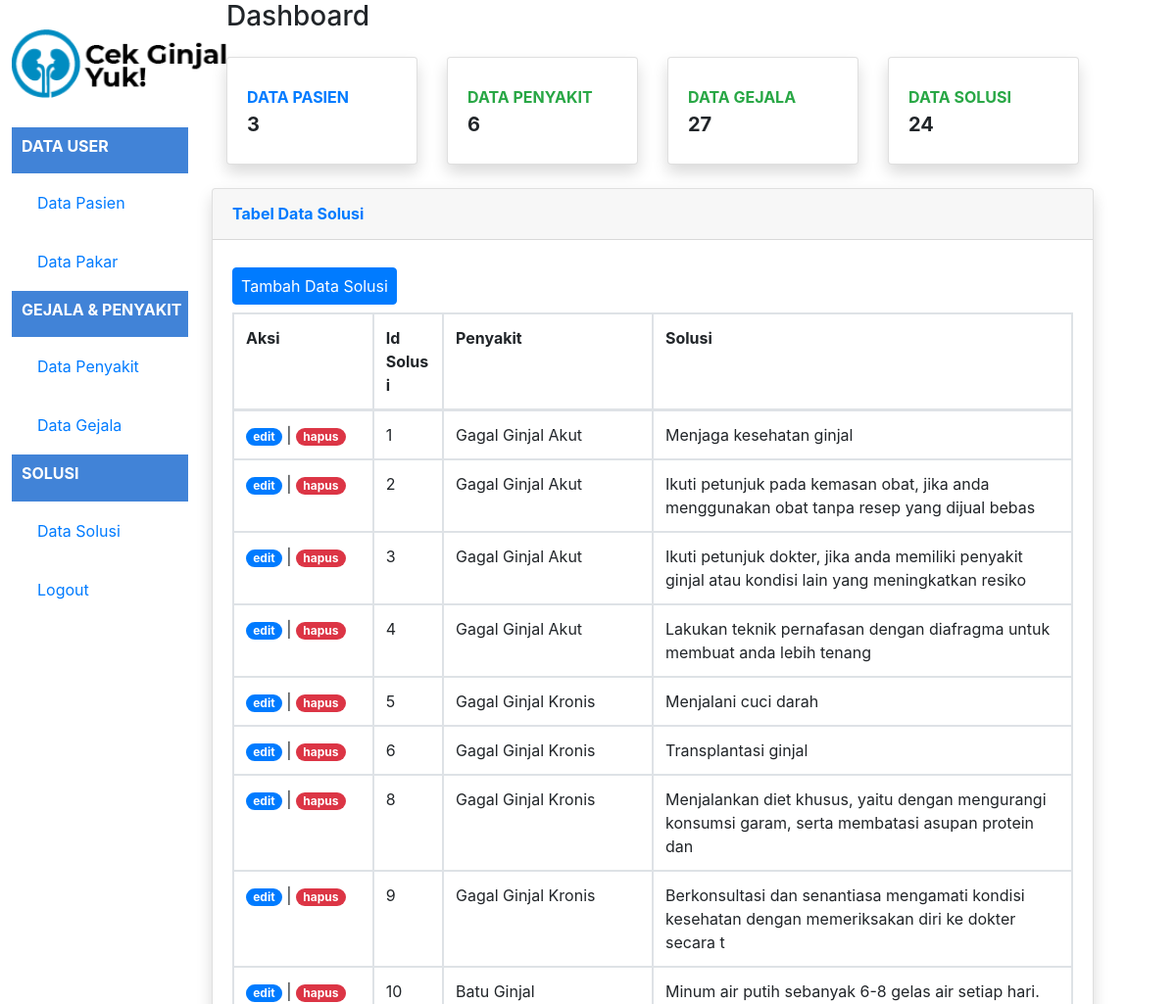
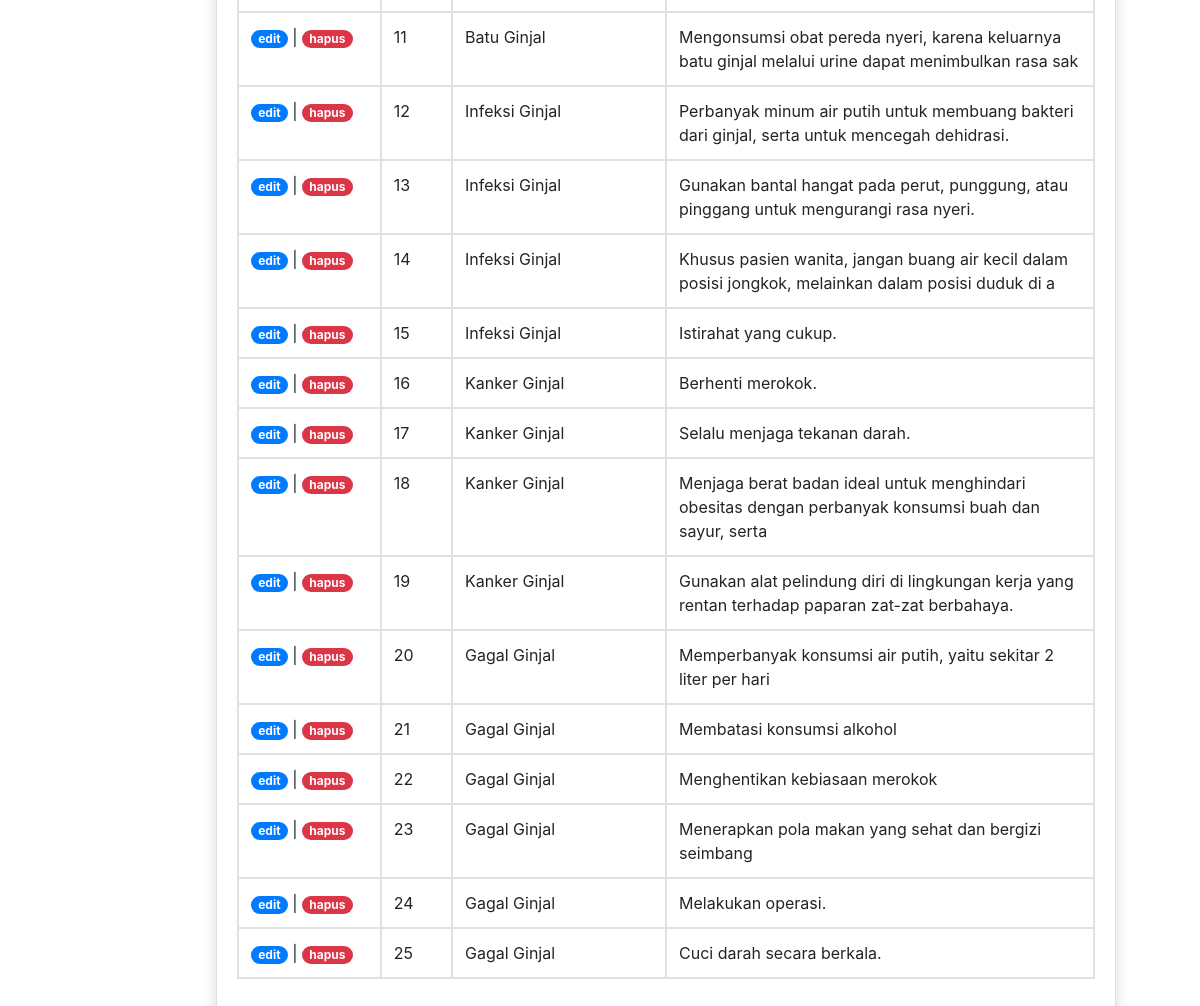
/indexSolusi.php (signed in), run on the app's committed database (2 pictures, top to bottom).
### tables this page shows
CREATE TABLE `solusi` (
  `id_solusi` int(11) NOT NULL,
  `id_penyakit` int(11) NOT NULL,
  `solusi` varchar(100) NOT NULL
);

CREATE TABLE `penyakit` (
  `id_penyakit` int(11) NOT NULL,
  `penyakit` varchar(100) NOT NULL
);

### indexSolusi.php (the view, shortened to what this page needs)
<?php
include "function.php";
$querySolusi = mysqli_query($koneksi, "SELECT id_solusi, penyakit, solusi FROM solusi INNER JOIN penyakit ON solusi.id_penyakit = penyakit.id_penyakit");
$jumlahPasien = mysqli_query($koneksi, "SELECT COUNT('id_user') as jml_pasien FROM user WHERE role='1'");
$pasien = mysqli_fetch_assoc($jumlahPasien);
$jumlahPenyakit = mysqli_query($koneksi, "SELECT COUNT('id_penyakit') as jml_penyakit FROM penyakit");
$penyakit = mysqli_fetch_assoc($jumlahPenyakit);
$jumlahGejala = mysqli_query($koneksi, "SELECT COUNT('id_gejala') as jml_gejala FROM gejala");
$gejala = mysqli_fetch_assoc($jumlahGejala);
$jumlahSolusi = mysqli_query($koneksi, "SELECT COUNT('solusi') as jml_solusi FROM solusi");
$solusi = mysqli_fetch_assoc($jumlahSolusi);
?>
<!DOCTYPE html>
<html lang="en">
<head>
    <link rel="stylesheet" href="styles.css">
    <link
        rel="stylesheet"
        href="https://stackpath.bootstrapcdn.com/bootstrap/4.4.1/css/bootstrap.min.css"
/>
</head>
<body >
    <div class="kiri">
        <section class="logo">
            <img src="gambar/logo.png" alt="logo" height="70px" />
        </section>
        <div class="sidebar-heading">
            <h5 class="font-weight-bold text-white text-uppercase teks">Data User</h5>
        </div>
        <section class="isi">
            <a class="nav-link" href="indexAdmin.php">
            <span>Data Pasien</span></a>
        </section>
        <section class="isi">
            <a class="nav-link" href="indexPakar.php">
            <span>Data Pakar</span></a>
        </section>
        <div class="sidebar-heading">
            <h5 class="font-weight-bold text-white text-uppercase teks">Gejala & Penyakit</h5>
        </div>
        <section class="isi">
            <a class="nav-link" href="indexPenyakit.php">
            <span>Data Penyakit</span>
            </a>
        </section>
        <section class="isi">
            <a class="nav-link" href="indexGejala.php">
            <span>Data Gejala</span>
            </a>
        </section>
        <div class="sidebar-heading">
            <h5 class="font-weight-bold text-white text-uppercase teks">Solusi</h5>
        </div>
        <section class="isi">
            <a class="nav-link" href="indexSolusi.php">
            <span>Data Solusi</span>
            </a>
        </section>
        <section class="isi">
            <a class="nav-link" href="logout.php">
            <span>Logout</span>
            </a>
        </section>
    </div>
    <div class="kanan">
    <div class="container-fluid">
        <div class="d-sm-flex align-items-center justify-content-between mb-4">
            <h1 class="h3 mb-0 text-gray-800">Dashboard</h1>
        </div>
    <div class="row">
    <div class="col-xl-3 col-md-6 mb-4">
        <div class="card border-left-primary shadow h-100 py-2">
            <div class="card-body">
                <div class="row no-gutters align-items-center">
                    <div class="col mr-2">
                        <div class="text-xs font-weight-bold text-primary text-uppercase mb-1">Data Pasien</div>
                        <div class="h5 mb-0 font-weight-bold text-gray-800"><?= $pasien['jml_pasien']; ?></div>
                    </div>
                </div>
            </div>
        </div>
    </div>
    <div class="col-xl-3 col-md-6 mb-4">
        <div class="card border-left-success shadow h-100 py-2">
            <div class="card-body">
                <div class="row no-gutters align-items-center">
                    <div class="col mr-2">
                        <div class="text-xs font-weight-bold text-success text-uppercase mb-1">Data Penyakit</div>
                        <div class="h5 mb-0 font-weight-bold text-gray-800"><?= $penyakit['jml_penyakit']; ?></div>
                    </div>
                </div>
            </div>
        </div>
    </div>
    <div class="col-xl-3 col-md-6 mb-4">
        <div class="card border-left-info shadow h-100 py-2">
            <div class="card-body">
                <div class="row no-gutters align-items-center">
                    <div class="col mr-2">
                        <div class="text-xs font-weight-bold text-success text-uppercase mb-1">Data Gejala</div>
                        <div class="h5 mb-0 font-weight-bold text-gray-800"><?= $gejala['jml_gejala']; ?></div>
                    </div>
                </div>
            </div>
        </div>
    </div>
    <div class="col-xl-3 col-md-6 mb-4">
        <div class="card border-left-warning shadow h-100 py-2">
            <div class="card-body">
                <div class="row no-gutters align-items-center">
                    <div class="col mr-2">
                        <div class="text-xs font-weight-bold text-success text-uppercase mb-1">Data Solusi</div>
                        <div class="h5 mb-0 font-weight-bold text-gray-800"><?= $solusi['jml_solusi']; ?></div>
                    </div>
                </div>
            </div>
        </div>
    </div>
    <div class="card shadow mb-12">
        <div class="card-header py-3">
            <h6 class="m-0 font-weight-bold text-primary">Tabel Data Solusi</h6>
        </div>
        <div class="card-body">
            <form method="post" encytpe="multipart/form-data">
                <table class="table table-bordered" id="dataTable" width="100%" cellspacing="0">
                    <thead>
                        <tr class="d-flex">
                            <th class="col-2">Aksi</th>
                            <th class="col-1">Id Solusi</th>
                            <th class="col-3">Penyakit</th>
                            <th class="col-6">Solusi</th>
                        </tr>
                    </thead>
                <tbody>
                    <?php while ($data = mysqli_fetch_assoc($querySolusi)) { ?>
                    <tr class="d-flex">
                        <td class="col-2">
                        <a class="badge badge-pill badge-primary" href="ubahSolusi.php?id_solusi=<?php echo $data["id_solusi"]; ?>">edit</a> |
                        <a href="function.php?act=hapusSolusi&id_solusi=<?= $data['id_solusi']; ?>" onclick="return confirm('Yakin ingin menghapus data?');" class="badge badge-pill badge-danger">hapus</a>
                        </td>
                        <td class="col-1"><?= $data['id_solusi']; ?></td>
                        <td class="col-3"><?= $data['penyakit']; ?></td>
                        <td class="col-6"><?= $data['solusi']; ?></td>
                    </tr>
                    <?php } ?>
                </tbody>
                <a href="tambahSolusi.php" class="btn btn-primary my-2 px-2">Tambah Data Solusi</a>
                </table>
            </form>
        </div>
    </div>
    </div>
</div>
</div>
</body>
</html>

### styles.css (style rules this page uses)
body { margin: 0; font-family: 'Franklin Gothic Medium'; }
.kiri { margin: 1%; margin-top: auto; width: 15%; height: auto; border-radius: 5px 5px 5px 5px; float: left; }
.kanan { margin: 1%; margin-top: auto; width: 75%; height: auto; float: left; }
.logo { display: flex; margin-top: 30px; margin-bottom: 30px; align-content: center; }
.teks { font-size: medium; }
.isi { text-align: center; padding: 10px; color: #4183D7; }
.sidebar-heading { color: #ffff; background-color: #4183D7; padding-left: 10px; padding-bottom: 10px; padding-top: 10px; }
.nav-link { text-align: left; }

### data on the page
solusi: id_solusi "1", id_penyakit.penyakit "Gagal Ginjal Akut", solusi "Menjaga kesehatan ginjal"
solusi: id_solusi "2", id_penyakit.penyakit "Gagal Ginjal Akut", solusi "Ikuti petunjuk pada kemasan obat, jika anda menggunakan obat tanpa resep yang dijual bebas"
solusi: id_solusi "3", id_penyakit.penyakit "Gagal Ginjal Akut", solusi "Ikuti petunjuk dokter, jika anda memiliki penyakit ginjal atau kondisi lain yang meningkatkan resiko"
solusi: id_solusi "4", id_penyakit.penyakit "Gagal Ginjal Akut", solusi "Lakukan teknik pernafasan dengan diafragma untuk membuat anda lebih tenang"
solusi: id_solusi "5", id_penyakit.penyakit "Gagal Ginjal Kronis", solusi "Menjalani cuci darah"
solusi: id_solusi "6", id_penyakit.penyakit "Gagal Ginjal Kronis", solusi "Transplantasi ginjal"
solusi: id_solusi "8", id_penyakit.penyakit "Gagal Ginjal Kronis", solusi "Menjalankan diet khusus, yaitu dengan mengurangi konsumsi garam, serta membatasi asupan protein dan"
solusi: id_solusi "9", id_penyakit.penyakit "Gagal Ginjal Kronis", solusi "Berkonsultasi dan senantiasa mengamati kondisi kesehatan dengan memeriksakan diri ke dokter secara t"
solusi: id_solusi "10", id_penyakit.penyakit "Batu Ginjal", solusi "Minum air putih sebanyak 6-8 gelas air setiap hari."
solusi: id_solusi "11", id_penyakit.penyakit "Batu Ginjal", solusi "Mengonsumsi obat pereda nyeri, karena keluarnya batu ginjal melalui urine dapat menimbulkan rasa sak"
solusi: id_solusi "12", id_penyakit.penyakit "Infeksi Ginjal", solusi "Perbanyak minum air putih untuk membuang bakteri dari ginjal, serta untuk mencegah dehidrasi."
solusi: id_solusi "13", id_penyakit.penyakit "Infeksi Ginjal", solusi "Gunakan bantal hangat pada perut, punggung, atau pinggang untuk mengurangi rasa nyeri."
solusi: id_solusi "14", id_penyakit.penyakit "Infeksi Ginjal", solusi "Khusus pasien wanita, jangan buang air kecil dalam posisi jongkok, melainkan dalam posisi duduk di a"
solusi: id_solusi "15", id_penyakit.penyakit "Infeksi Ginjal", solusi "Istirahat yang cukup."
solusi: id_solusi "16", id_penyakit.penyakit "Kanker Ginjal", solusi "Berhenti merokok."
solusi: id_solusi "17", id_penyakit.penyakit "Kanker Ginjal", solusi "Selalu menjaga tekanan darah."
solusi: id_solusi "18", id_penyakit.penyakit "Kanker Ginjal", solusi "Menjaga berat badan ideal untuk menghindari obesitas dengan perbanyak konsumsi buah dan sayur, serta"
solusi: id_solusi "19", id_penyakit.penyakit "Kanker Ginjal", solusi "Gunakan alat pelindung diri di lingkungan kerja yang rentan terhadap paparan zat-zat berbahaya."
solusi: id_solusi "20", id_penyakit.penyakit "Gagal Ginjal", solusi "Memperbanyak konsumsi air putih, yaitu sekitar 2 liter per hari"
solusi: id_solusi "21", id_penyakit.penyakit "Gagal Ginjal", solusi "Membatasi konsumsi alkohol"
solusi: id_solusi "22", id_penyakit.penyakit "Gagal Ginjal", solusi "Menghentikan kebiasaan merokok"
solusi: id_solusi "23", id_penyakit.penyakit "Gagal Ginjal", solusi "Menerapkan pola makan yang sehat dan bergizi seimbang"
solusi: id_solusi "24", id_penyakit.penyakit "Gagal Ginjal", solusi "Melakukan operasi."
solusi: id_solusi "25", id_penyakit.penyakit "Gagal Ginjal", solusi "Cuci darah secara berkala."

### other printed values
$pasien['jml_pasien'] "3"
$penyakit['jml_penyakit'] "6"
$gejala['jml_gejala'] "27"
$solusi['jml_solusi'] "24"
